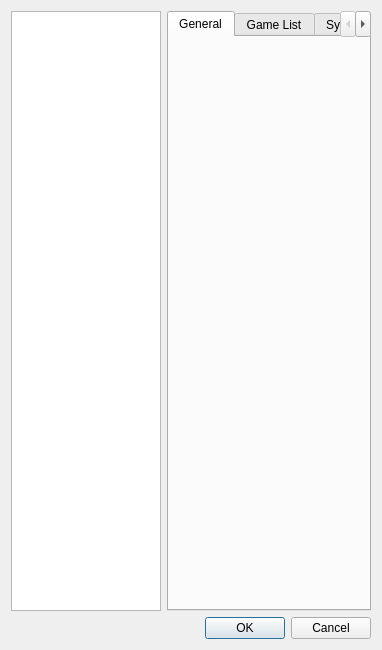
<?xml version="1.0" encoding="UTF-8"?>
<ui version="4.0">
 <class>ConfigureDialog</class>
 <widget class="QDialog" name="ConfigureDialog">
  <property name="geometry">
   <rect>
    <x>0</x>
    <y>0</y>
    <width>382</width>
    <height>650</height>
   </rect>
  </property>
  <property name="minimumSize">
   <size>
    <width>0</width>
    <height>650</height>
   </size>
  </property>
  <property name="windowTitle">
   <string>yuzu Configuration</string>
  </property>
  <layout class="QVBoxLayout" name="verticalLayout">
   <item>
    <layout class="QHBoxLayout" name="horizontalLayout">
     <item>
      <widget class="QListWidget" name="selectorList">
       <property name="minimumSize">
        <size>
         <width>150</width>
         <height>0</height>
        </size>
       </property>
       <property name="maximumSize">
        <size>
         <width>150</width>
         <height>16777215</height>
        </size>
       </property>
      </widget>
     </item>
     <item>
      <widget class="QTabWidget" name="tabWidget">
       <property name="currentIndex">
        <number>0</number>
       </property>
       <widget class="ConfigureGeneral" name="generalTab">
        <attribute name="title">
         <string>General</string>
        </attribute>
       </widget>
       <widget class="ConfigureUi" name="uiTab">
        <attribute name="title">
         <string>Game List</string>
        </attribute>
       </widget>
       <widget class="ConfigureSystem" name="systemTab">
        <attribute name="title">
         <string>System</string>
        </attribute>
       </widget>
       <widget class="ConfigureProfileManager" name="profileManagerTab">
        <attribute name="title">
         <string>Profiles</string>
        </attribute>
       </widget>
       <widget class="ConfigureFilesystem" name="filesystemTab">
        <attribute name="title">
         <string>Filesystem</string>
        </attribute>
       </widget>
       <widget class="ConfigureInputSimple" name="inputTab">
        <attribute name="title">
         <string>Input</string>
        </attribute>
       </widget>
       <widget class="ConfigureHotkeys" name="hotkeysTab">
        <attribute name="title">
         <string>Hotkeys</string>
        </attribute>
       </widget>
       <widget class="ConfigureCpu" name="cpuTab">
        <attribute name="title">
         <string>CPU</string>
        </attribute>
       </widget>
       <widget class="ConfigureCpuDebug" name="cpuDebugTab">
        <attribute name="title">
         <string>Debug</string>
        </attribute>
       </widget>
       <widget class="ConfigureGraphics" name="graphicsTab">
        <attribute name="title">
         <string>Graphics</string>
        </attribute>
       </widget>
       <widget class="ConfigureGraphicsAdvanced" name="graphicsAdvancedTab">
        <attribute name="title">
         <string>GraphicsAdvanced</string>
        </attribute>
       </widget>
       <widget class="ConfigureAudio" name="audioTab">
        <attribute name="title">
         <string>Audio</string>
        </attribute>
       </widget>
       <widget class="ConfigureDebug" name="debugTab">
        <attribute name="title">
         <string>Debug</string>
        </attribute>
       </widget>
       <widget class="ConfigureWeb" name="webTab">
        <attribute name="title">
         <string>Web</string>
        </attribute>
       </widget>
       <widget class="ConfigureService" name="serviceTab">
        <attribute name="title">
         <string>Services</string>
        </attribute>
       </widget>
      </widget>
     </item>
    </layout>
   </item>
   <item>
    <widget class="QDialogButtonBox" name="buttonBox">
     <property name="standardButtons">
      <set>QDialogButtonBox::Cancel|QDialogButtonBox::Ok</set>
     </property>
    </widget>
   </item>
  </layout>
 </widget>
 <customwidgets>
  <customwidget>
   <class>ConfigureGeneral</class>
   <extends>QWidget</extends>
   <header>configuration/configure_general.h</header>
   <container>1</container>
  </customwidget>
  <customwidget>
   <class>ConfigureSystem</class>
   <extends>QWidget</extends>
   <header>configuration/configure_system.h</header>
   <container>1</container>
  </customwidget>
  <customwidget>
   <class>ConfigureProfileManager</class>
   <extends>QWidget</extends>
   <header>configuration/configure_profile_manager.h</header>
   <container>1</container>
  </customwidget>
  <customwidget>
   <class>ConfigureFilesystem</class>
   <extends>QWidget</extends>
   <header>configuration/configure_filesystem.h</header>
   <container>1</container>
  </customwidget>
  <customwidget>
   <class>ConfigureAudio</class>
   <extends>QWidget</extends>
   <header>configuration/configure_audio.h</header>
   <container>1</container>
  </customwidget>
  <customwidget>
   <class>ConfigureDebug</class>
   <extends>QWidget</extends>
   <header>configuration/configure_debug.h</header>
   <container>1</container>
  </customwidget>
  <customwidget>
   <class>ConfigureCpu</class>
   <extends>QWidget</extends>
   <header>configuration/configure_cpu.h</header>
   <container>1</container>
  </customwidget>
  <customwidget>
   <class>ConfigureCpuDebug</class>
   <extends>QWidget</extends>
   <header>configuration/configure_cpu_debug.h</header>
   <container>1</container>
  </customwidget>
  <customwidget>
   <class>ConfigureGraphics</class>
   <extends>QWidget</extends>
   <header>configuration/configure_graphics.h</header>
   <container>1</container>
  </customwidget>
  <customwidget>
   <class>ConfigureGraphicsAdvanced</class>
   <extends>QWidget</extends>
   <header>configuration/configure_graphics_advanced.h</header>
   <container>1</container>
  </customwidget>
  <customwidget>
   <class>ConfigureWeb</class>
   <extends>QWidget</extends>
   <header>configuration/configure_web.h</header>
   <container>1</container>
  </customwidget>
  <customwidget>
   <class>ConfigureUi</class>
   <extends>QWidget</extends>
   <header>configuration/configure_ui.h</header>
   <container>1</container>
  </customwidget>
  <customwidget>
   <class>ConfigureInputSimple</class>
   <extends>QWidget</extends>
   <header>configuration/configure_input_simple.h</header>
   <container>1</container>
  </customwidget>
  <customwidget>
   <class>ConfigureHotkeys</class>
   <extends>QWidget</extends>
   <header>configuration/configure_hotkeys.h</header>
   <container>1</container>
  </customwidget>
  <customwidget>
   <class>ConfigureService</class>
   <extends>QWidget</extends>
   <header>configuration/configure_service.h</header>
   <container>1</container>
  </customwidget>
 </customwidgets>
 <resources/>
 <connections>
  <connection>
   <sender>buttonBox</sender>
   <signal>accepted()</signal>
   <receiver>ConfigureDialog</receiver>
   <slot>accept()</slot>
   <hints>
    <hint type="sourcelabel">
     <x>220</x>
     <y>380</y>
    </hint>
    <hint type="destinationlabel">
     <x>220</x>
     <y>200</y>
    </hint>
   </hints>
  </connection>
  <connection>
   <sender>buttonBox</sender>
   <signal>rejected()</signal>
   <receiver>ConfigureDialog</receiver>
   <slot>reject()</slot>
   <hints>
    <hint type="sourcelabel">
     <x>220</x>
     <y>380</y>
    </hint>
    <hint type="destinationlabel">
     <x>220</x>
     <y>200</y>
    </hint>
   </hints>
  </connection>
 </connections>
</ui>
